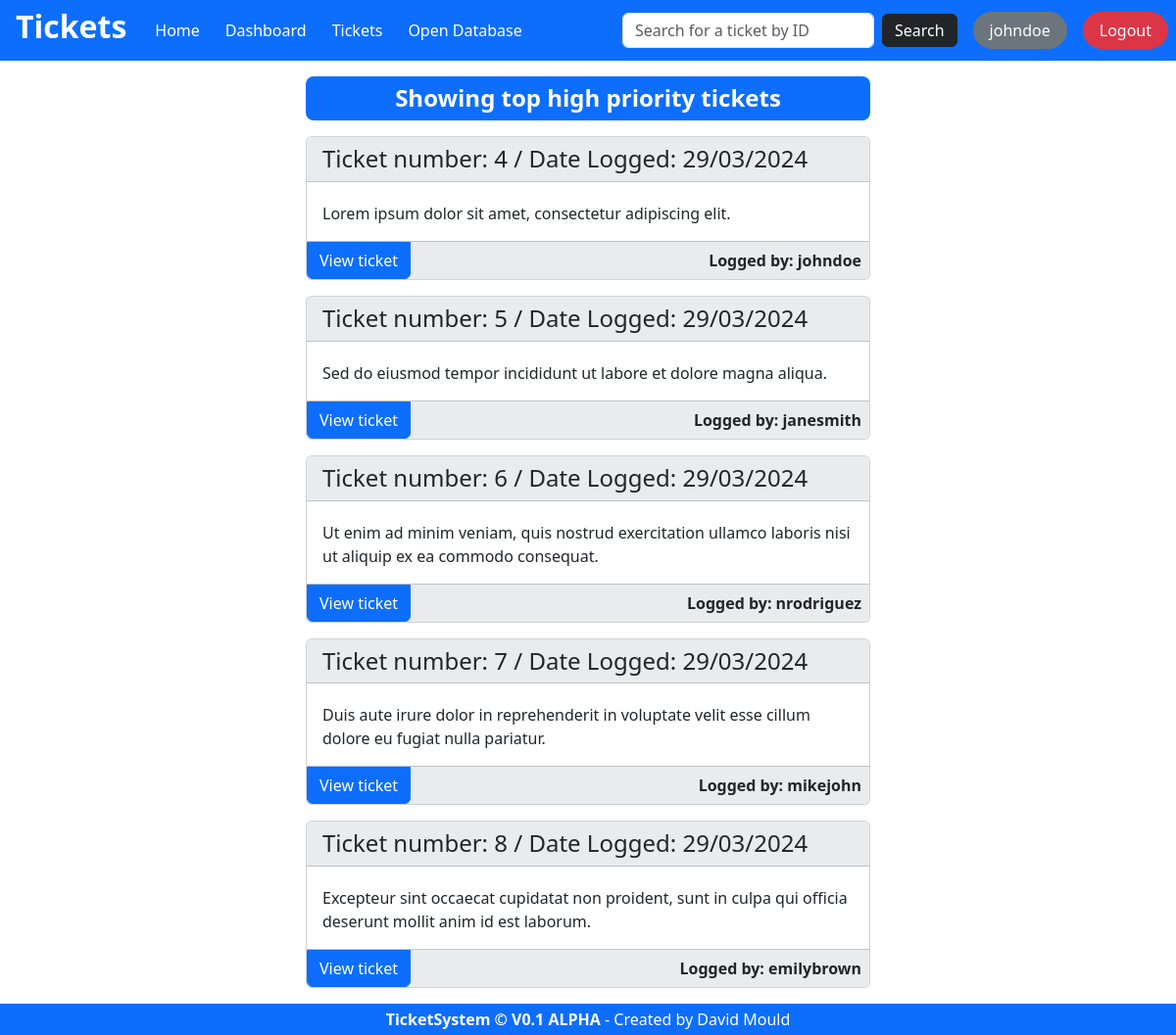
/main.php (signed in), run on the app's committed database.
### tables this page shows
CREATE TABLE `tickets` (
  `id` int(11) NOT NULL,
  `date_logged` date NOT NULL DEFAULT current_timestamp(),
  `content` text NOT NULL,
  `logged_by` varchar(100) NOT NULL,
  `assigned_to` int(11) DEFAULT NULL
);

CREATE TABLE `users` (
  `id` int(11) NOT NULL,
  `access_level` varchar(100) NOT NULL,
  `first_name` varchar(100) NOT NULL,
  `surname` varchar(100) NOT NULL,
  `username` varchar(100) NOT NULL,
  `password` varchar(100) NOT NULL,
  `reports_to` int(11) NOT NULL
);

### main.php (the view, shortened to what this page needs)
<?php
include 'config/config.php';
function view_tickets($conn)
{
    echo '<h2 class="page_header mb-3 text-white">Showing top high priority tickets</h2>';
    $sql = "SELECT * FROM tickets ORDER BY date_logged ASC LIMIT 5";
    $result = $conn->query($sql);
    if ($result->num_rows > 0) {
        while ($row = $result->fetch_assoc()) {
            $sql = "SELECT * FROM users WHERE id = " . $row["logged_by"];
            $result_assigned = $conn->query($sql);
            $row_assigned = $result_assigned->fetch_assoc();
            $logged_by = $row_assigned["username"];
            echo '<div class="card mb-3 text-bg-primary-emphasis">';
            echo '<h4 class="card-header mb-1 text-nowrap bg-body-secondary">Ticket number: ' . $row["id"] . ' / Date Logged: ' . date("d/m/Y", strtotime($row["date_logged"])) . '</h4>';
            echo '<div class="card-body">';
            echo '<p class="mb-0">' . $row["content"] . '</p>';
            echo '</div>';
            echo '<div class="card-footer bg-body-secondary p-0">';
            echo '<div class="options d-flex flex-row justify-content-between align-items-center">';
            echo '<form action="view_ticket.php?id=' . $row["id"] . '" method="post">';
            echo '<input class="btn btn-primary no-rounding rounded-bottom" type="submit" value="View ticket">';
            echo '</form>';
            echo '<p class="mb-0 me-2 fw-bold"> Logged by: ' . $logged_by . '</p>';
            echo '</div>';
            echo '</div>';
            echo '</div>';
        }
    }
}
?>
<?php
    include 'page_sections/head.php';
?>
<body>
    <?php
    include 'page_sections/navbar.php';
    ?>
    <div class="container-sm w-50" style="min-width: 600px">
        <div class="tickets_container">
            <?php
            view_tickets($conn);
            ?>
        </div>
    </div>
    <?php
    include 'page_sections/footer.php';
    ?>
</body>
</html>

### config/style.css (style rules this page uses)
* { margin: 0; padding: 0; box-sizing: border-box; }
:root { --bs-blue: #0d6efd; --bs-primary-text-emphasis: #0d6efd; --bs-danger: #dc3545; --bp-xs: 0; --bp-sm: 576px; --bp-md: 768px; --bp-lg: 992px; --bp-xl: 1200px; --bp-xxl: 1400px; }
.no-rounding { border-radius: 0 !important; }
body { display: grid; min-height: 100vh; margin: 0; grid-template-rows: auto 1fr auto; grid-template-columns: auto; justify-items: center; }
h2 { font-size: 1.5rem; font-weight: 700; margin-bottom: 0.5rem; }
.page_header { background-color: var(--bs-blue); border-radius: 0.5rem; padding: 0.5rem; font-size: 1.5rem; font-weight: 700; text-align: center; }
.btn, .tbl_btn { background-color: #222222; color: white; border: none; padding: 0 1rem; cursor: pointer; border-radius: 0.25rem; }

### data on the page
tickets: id "4", date_logged "29/03/2024", content "Lorem ipsum dolor sit amet, consectetur adipiscing elit.", users.username "johndoe"
tickets: id "5", date_logged "29/03/2024", content "Sed do eiusmod tempor incididunt ut labore et dolore magna aliqua.", users.username "janesmith"
tickets: id "6", date_logged "29/03/2024", content "Ut enim ad minim veniam, quis nostrud exercitation ullamco laboris nisi ut aliquip ex ea commodo consequat.", users.username "nrodriguez"
tickets: id "7", date_logged "29/03/2024", content "Duis aute irure dolor in reprehenderit in voluptate velit esse cillum dolore eu fugiat nulla pariatur.", users.username "mikejohn"
tickets: id "8", date_logged "29/03/2024", content "Excepteur sint occaecat cupidatat non proident, sunt in culpa qui officia deserunt mollit anim id est laborum.", users.username "emilybrown"

### other printed values
$username "johndoe"
